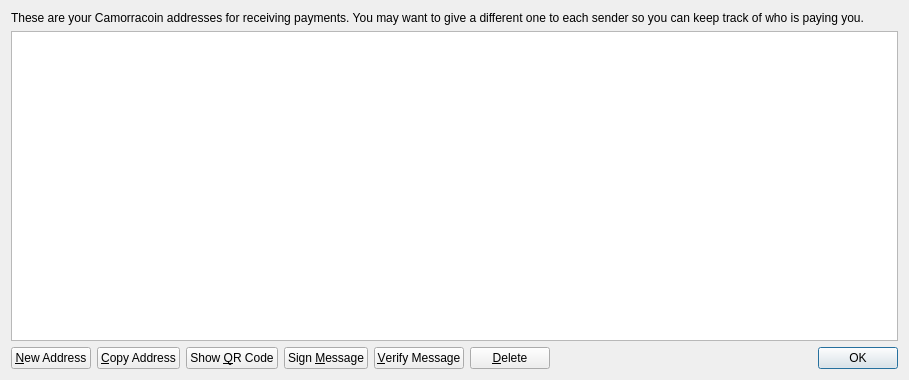
<?xml version="1.0" encoding="UTF-8"?>
<ui version="4.0">
 <class>AddressBookPage</class>
 <widget class="QWidget" name="AddressBookPage">
  <property name="geometry">
   <rect>
    <x>0</x>
    <y>0</y>
    <width>909</width>
    <height>380</height>
   </rect>
  </property>
  <property name="windowTitle">
   <string>Address Book</string>
  </property>
  <layout class="QVBoxLayout" name="verticalLayout">
   <item>
    <widget class="QLabel" name="labelExplanation">
     <property name="text">
      <string>These are your Camorracoin addresses for receiving payments. You may want to give a different one to each sender so you can keep track of who is paying you.</string>
     </property>
     <property name="textFormat">
      <enum>Qt::PlainText</enum>
     </property>
     <property name="wordWrap">
      <bool>true</bool>
     </property>
    </widget>
   </item>
   <item>
    <widget class="QTableView" name="tableView">
     <property name="contextMenuPolicy">
      <enum>Qt::CustomContextMenu</enum>
     </property>
     <property name="toolTip">
      <string>Double-click to edit address or label</string>
     </property>
     <property name="tabKeyNavigation">
      <bool>false</bool>
     </property>
     <property name="alternatingRowColors">
      <bool>true</bool>
     </property>
     <property name="selectionMode">
      <enum>QAbstractItemView::SingleSelection</enum>
     </property>
     <property name="selectionBehavior">
      <enum>QAbstractItemView::SelectRows</enum>
     </property>
     <property name="sortingEnabled">
      <bool>true</bool>
     </property>
     <attribute name="verticalHeaderVisible">
      <bool>false</bool>
     </attribute>
    </widget>
   </item>
   <item>
    <layout class="QHBoxLayout" name="horizontalLayout">
     <item>
      <widget class="QPushButton" name="newAddressButton">
       <property name="toolTip">
        <string>Create a new address</string>
       </property>
       <property name="text">
        <string>&amp;New Address</string>
       </property>
       <property name="icon">
        <iconset resource="../bitcoin.qrc">
         <normaloff>:/icons/add</normaloff>:/icons/add</iconset>
       </property>
      </widget>
     </item>
     <item>
      <widget class="QPushButton" name="copyToClipboard">
       <property name="toolTip">
        <string>Copy the currently selected address to the system clipboard</string>
       </property>
       <property name="text">
        <string>&amp;Copy Address</string>
       </property>
       <property name="icon">
        <iconset resource="../bitcoin.qrc">
         <normaloff>:/icons/editcopy</normaloff>:/icons/editcopy</iconset>
       </property>
      </widget>
     </item>
     <item>
      <widget class="QPushButton" name="showQRCode">
       <property name="text">
        <string>Show &amp;QR Code</string>
       </property>
       <property name="icon">
        <iconset resource="../bitcoin.qrc">
         <normaloff>:/icons/qrcode</normaloff>:/icons/qrcode</iconset>
       </property>
      </widget>
     </item>
     <item>
      <widget class="QPushButton" name="signMessage">
       <property name="toolTip">
        <string>Sign a message to prove you own a Camorracoin address</string>
       </property>
       <property name="text">
        <string>Sign &amp;Message</string>
       </property>
       <property name="icon">
        <iconset resource="../bitcoin.qrc">
         <normaloff>:/icons/edit</normaloff>:/icons/edit</iconset>
       </property>
      </widget>
     </item>
     <item>
      <widget class="QPushButton" name="verifyMessage">
       <property name="toolTip">
        <string>Verify a message to ensure it was signed with a specified Camorracoin address</string>
       </property>
       <property name="text">
        <string>&amp;Verify Message</string>
       </property>
       <property name="icon">
        <iconset resource="../bitcoin.qrc">
         <normaloff>:/icons/transaction_0</normaloff>:/icons/transaction_0</iconset>
       </property>
      </widget>
     </item>
     <item>
      <widget class="QPushButton" name="deleteButton">
       <property name="toolTip">
        <string>Delete the currently selected address from the list</string>
       </property>
       <property name="text">
        <string>&amp;Delete</string>
       </property>
       <property name="icon">
        <iconset resource="../bitcoin.qrc">
         <normaloff>:/icons/remove</normaloff>:/icons/remove</iconset>
       </property>
      </widget>
     </item>
     <item>
      <spacer name="horizontalSpacer">
       <property name="orientation">
        <enum>Qt::Horizontal</enum>
       </property>
       <property name="sizeHint" stdset="0">
        <size>
         <width>40</width>
         <height>20</height>
        </size>
       </property>
      </spacer>
     </item>
     <item>
      <widget class="QDialogButtonBox" name="buttonBox">
       <property name="sizePolicy">
        <sizepolicy hsizetype="Maximum" vsizetype="Fixed">
         <horstretch>0</horstretch>
         <verstretch>0</verstretch>
        </sizepolicy>
       </property>
       <property name="standardButtons">
        <set>QDialogButtonBox::Ok</set>
       </property>
      </widget>
     </item>
    </layout>
   </item>
  </layout>
 </widget>
 <resources>
  <include location="../bitcoin.qrc"/>
 </resources>
 <connections/>
</ui>
